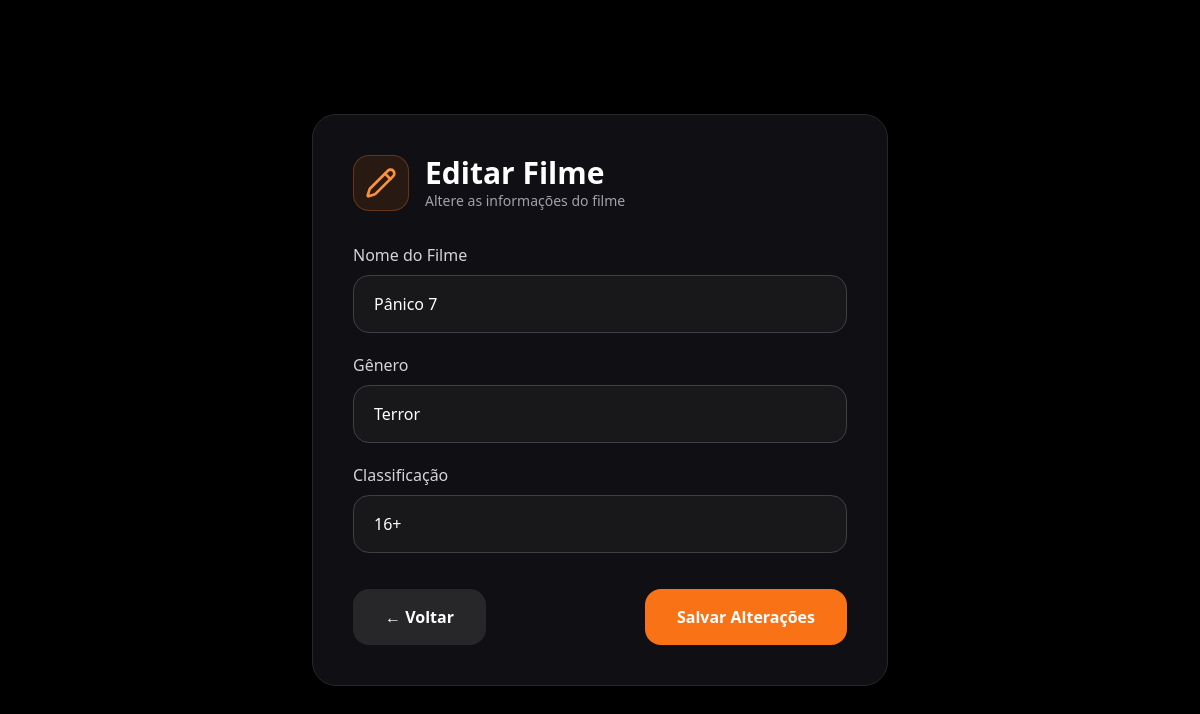
Page /paginas/filmes/editar.php?id=9 on the committed database.
### tables this page shows
CREATE TABLE `filmes` (
  `id` int NOT NULL,
  `nome` varchar(255) NOT NULL,
  `genero` varchar(255) NOT NULL,
  `classificacao` varchar(10) NOT NULL
);

### paginas/filmes/editar.php (the view, shortened to what this page needs)
<?php
$pdo = getConexao();
$id = $_GET['id'];
$sql = "SELECT * FROM filmes WHERE id = :id";
$stmt = $pdo->prepare($sql);
$stmt->execute([':id' => $id]);
$filme = $stmt->fetch();
?>
<!DOCTYPE html>
<html lang="pt-br">
<head>
    <script src="https://cdn.tailwindcss.com"></script>
</head>
<body class="bg-black text-white min-h-screen flex items-center justify-center p-10">
    <div class="w-full max-w-xl bg-[#101014] border border-zinc-800 rounded-3xl p-10 shadow-2xl">
        <div class="flex items-center gap-4 mb-8">
            <div class="w-14 h-14 rounded-2xl bg-orange-500/10 border border-orange-500/30 flex items-center justify-center">
                <i data-lucide="pencil" class="w-8 h-8 text-orange-400"></i>
            </div>
            <div>
                <h1 class="text-3xl font-bold">Editar Filme</h1>
                <p class="text-zinc-400 text-sm">Altere as informações do filme</p>
            </div>
        </div>
        <form method="POST" class="space-y-5">
            <div>
                <label class="block mb-2 text-zinc-300">Nome do Filme</label>
                <input type="text" name="nome" value="<?= $filme['nome'] ?>" required
                class="w-full bg-zinc-900 border border-zinc-700 rounded-2xl px-5 py-4 outline-none focus:border-orange-500">
            </div>
            <div>
                <label class="block mb-2 text-zinc-300">Gênero</label>
                <input type="text" name="genero" value="<?= $filme['genero'] ?>" required
                class="w-full bg-zinc-900 border border-zinc-700 rounded-2xl px-5 py-4 outline-none focus:border-orange-500">
            </div>
            <div>
                <label class="block mb-2 text-zinc-300">Classificação</label>
                <input type="text" name="classificacao" value="<?= $filme['classificacao'] ?>" required
                class="w-full bg-zinc-900 border border-zinc-700 rounded-2xl px-5 py-4 outline-none focus:border-orange-500">
            </div>
            <div class="flex justify-between gap-4 pt-4">
                <a href="index.php"
                class="bg-zinc-800 hover:bg-zinc-700 transition px-8 py-4 rounded-2xl font-semibold">
                    ← Voltar
                </a>
                <button type="submit"
                class="bg-orange-500 hover:bg-orange-600 transition px-8 py-4 rounded-2xl font-semibold">
                    Salvar Alterações
                </button>
            </div>
        </form>
    </div>
</body>
</html>

### rows in the picture
filmes: nome "Pânico 7", genero "Terror", classificacao "16+"
